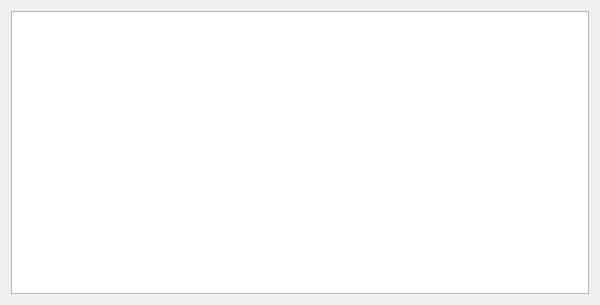
<?xml version="1.0" encoding="UTF-8"?>
<ui version="4.0">
 <class>Notepad</class>
 <widget class="QWidget" name="Notepad">
  <property name="geometry">
   <rect>
    <x>0</x>
    <y>0</y>
    <width>600</width>
    <height>305</height>
   </rect>
  </property>
  <property name="sizePolicy">
   <sizepolicy hsizetype="Preferred" vsizetype="Minimum">
    <horstretch>0</horstretch>
    <verstretch>0</verstretch>
   </sizepolicy>
  </property>
  <property name="windowTitle">
   <string/>
  </property>
  <layout class="QVBoxLayout" name="verticalLayout">
   <item>
    <widget class="QPlainTextEdit" name="notes">
     <property name="sizePolicy">
      <sizepolicy hsizetype="Expanding" vsizetype="Expanding">
       <horstretch>0</horstretch>
       <verstretch>0</verstretch>
      </sizepolicy>
     </property>
    </widget>
   </item>
  </layout>
 </widget>
 <resources/>
 <connections/>
</ui>
